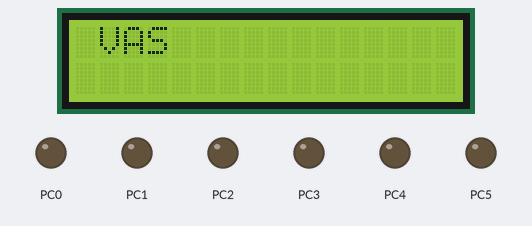
Simulated run of this program. Board: ATmega16, built with avr-gcc and emulated at 1 MHz. On the bench: 16×2 character LCD, output pins drawn as LEDs (lit = HIGH). Wiring (inferred from the names in the program): character LCD (HD44780): RS PC6; E PC7; data PA0, PA1, PA2, PA3, PA4, PA5, PA6, PA7. Pins used as bus, display or sensor lines are not drawn.

Above: at 0.08 s.
At 0.92 s:
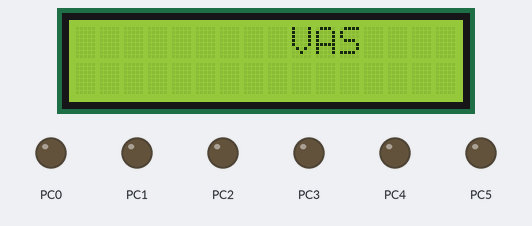
At 1.34 s:
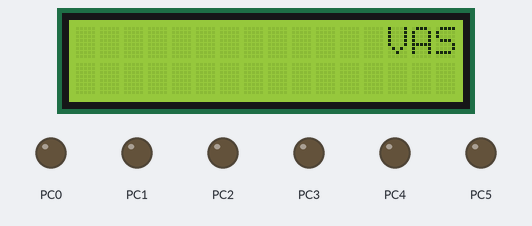
At 1.7 s:
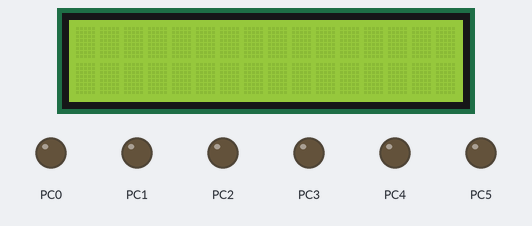
At 3.97 s:
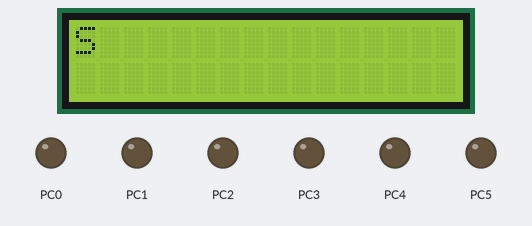
At 4.7 s:
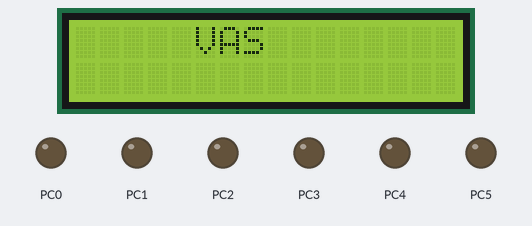

The program:

main.c
```c
/*
 * LCD 8 BIT.c
 *
 * Created: 25-04-2024 11:42:28
 * Author : SRIDHAR
 */

#define F_CPU 1000000UL					/* Define CPU Frequency e.g. here 8MHz */
#include <avr/io.h>						/* Include AVR std. library file */
#include <util/delay.h>					/* Include inbuilt defined Delay header file */

#define LCD_Data_Dir		DDRA		/* Define LCD data port direction */
#define LCD_Command_Dir		DDRC		/* Define LCD command port direction register */

#define LCD_Data_Port		PORTA		/* Define LCD data port */
#define LCD_Command_Port	PORTC		/* Define LCD data port */

#define RS PC6							/* Define Register Select (data/command reg.)pin */
#define EN PC7							/* Define Enable signal pin */

void LCD_Command(unsigned char cmnd)
{
	LCD_Command_Port &= ~(1<<RS);		/* RS=0 command reg. */
	LCD_Command_Port |= (1<<EN);
	LCD_Data_Port= cmnd;				/* Enable pulse */
	_delay_us(5);
	LCD_Command_Port &= ~(1<<EN);
	_delay_ms(1);
}

void LCD_Char (unsigned char char_data)	/* LCD data write function */
{
	LCD_Command_Port |= (1<<RS);		/* RS=1 Data reg. */
	LCD_Command_Port |= (1<<EN);		/* Enable Pulse */
	LCD_Data_Port= char_data;
	_delay_us(5);
	LCD_Command_Port &= ~(1<<EN);
	_delay_ms(1);
}

void LCD_Init (void)					/* LCD Initialize function */
{
	LCD_Command_Dir = 0xFF;				/* Make LCD command port direction as o/p */
	LCD_Data_Dir = 0xFF;				/* Make LCD data port direction as o/p */
	_delay_ms(20);						/* LCD Power ON delay always >15ms */

	LCD_Command (0x38);					/* Initialization of 16X2 LCD in 8bit mode */
	LCD_Command (0x0C);					/* Display ON Cursor OFF */
	LCD_Command (0x06);					/* Auto Increment cursor */
	LCD_Command (0x01);					/* Clear display */
	LCD_Command (0x80);					/* Cursor at home position */
}

void LCD_String (char *str)				/* Send string to LCD function */
{
	int i;
	for(i=0;str[i]!=0;i++)				/* Send each char of string till the NULL */
	{
		LCD_Char (str[i]);
	}
}

void LCD_Clear()
{
	LCD_Command (0x01);					/* clear display */
	LCD_Command (0x80);					/* cursor at home position */
}

int main()
{
	LCD_Init();							/* Initialize LCD */

	while (1)
	{
		LCD_Command (0x80);				/* Go to 1st line*/
		LCD_String("VAS");				/* write string on 1st line of LCD*/
		LCD_Command (0x1C);
		_delay_ms(100);
	}
}
```

Measured:
- by itself, everything shown: repeats every 4.2 s, in 19 steps
- what the display in image 3 shows lasts 2.3 s, from 1.6 s to 3.9 s
